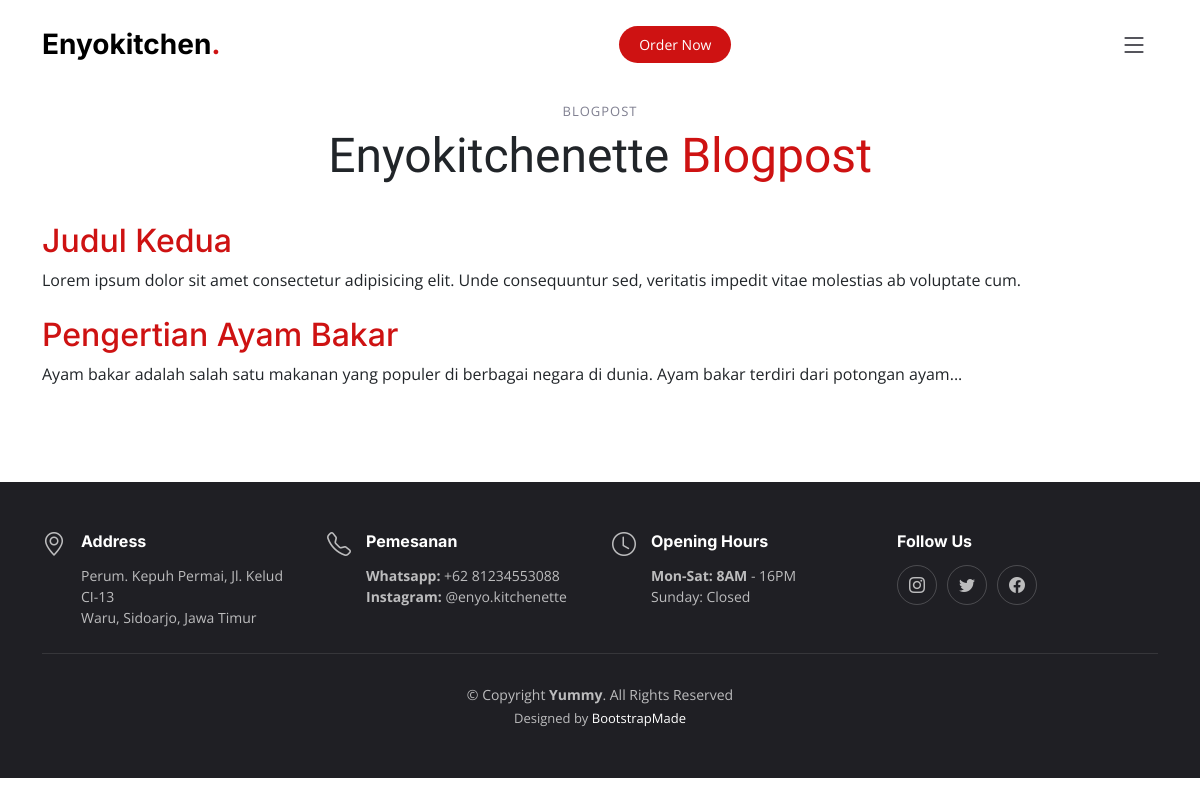
The app's page /public/blog, older data.
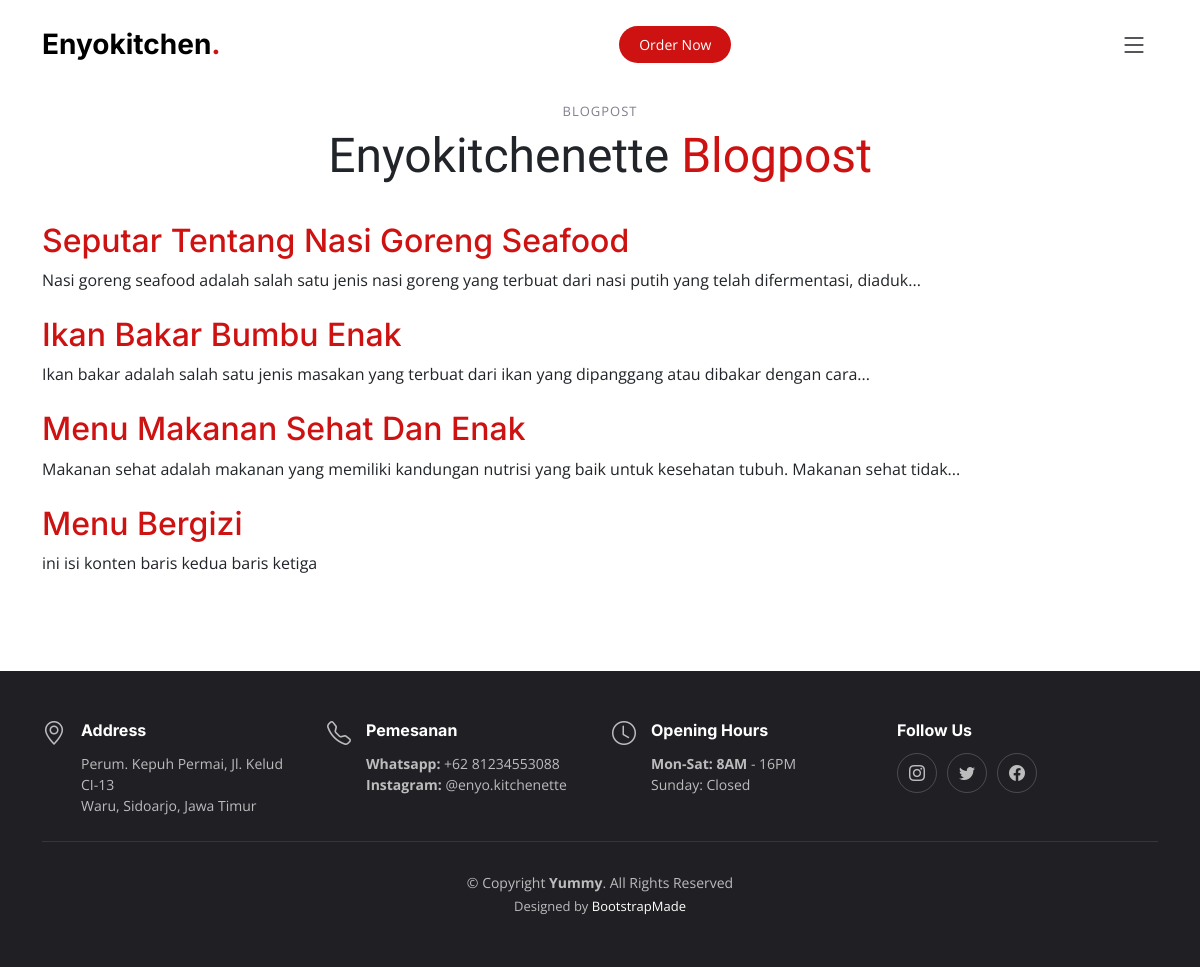
The same page, newer data.
### tables this page shows
CREATE TABLE `posts` (
  `id` int(11) NOT NULL,
  `gambar` text NOT NULL,
  `title` varchar(100) NOT NULL,
  `slug` varchar(100) NOT NULL,
  `excerpt` text NOT NULL,
  `body` text NOT NULL,
  `id_admin` int(11) NOT NULL,
  `published_at` timestamp NULL DEFAULT NULL
);

### app/core/Controller.php (called while the page is built, shortened)
<?php
class Controller
{
  public function view($view, $data = [])
  {
    require_once "../app/views/" . $view . ".php";
  }
  public function model($model)
  {
    return new $model;
  }
}

### app/controllers/Blog.php (called while the page is built, shortened)
<?php
class Blog extends Controller
{
  public function index()
  {
    $data['posts'] = $this->model('PostModel')->getAllPublishedPosts();
    $this->view('templates/header', $data);
    $this->view('blog/index', $data);
    $this->view('templates/footer');
  }
}

### app/core/App.php (called while the page is built, shortened)
<?php
class App
{
  protected $method = 'index';
  protected $params = [];
  public function __construct()
  {
    $this->controller = new $this->controller;
    call_user_func_array([$this->controller, $this->method], $this->params);
  }
}

### public/index.php (called while the page is built, shortened)
<?php
$app = new App;

### app/core/Database.php (called while the page is built, shortened)
<?php
class Database
{
  private $host = DB_HOST;
  private $user = DB_USER;
  private $pass = DB_PASS;
  private $db_name = DB_NAME;
  private $dbh;
  private $stmt;
  public function __construct()
  {
    $dsn = 'mysql:host=' . $this->host . ';dbname=' . $this->db_name;
    $option = [
      PDO::ATTR_PERSISTENT => true,
      PDO::ATTR_ERRMODE => PDO::ERRMODE_EXCEPTION
    ];
    try {
      $this->dbh = new PDO($dsn, $this->user, $this->pass, $option);
    } catch (PDOException $e) {
      die($e->getMessage());
    }
  }
  public function query($query)
  {
    $this->stmt = $this->dbh->prepare($query);
  }
  public function execute()
  {
    $this->stmt->execute();
  }
  public function resultSet()
  {
    $this->execute();
    return $this->stmt->fetchAll(PDO::FETCH_ASSOC);
  }
}

### app/models/PostModel.php (called while the page is built, shortened)
<?php
class PostModel
{
  private $db;
  public function __construct()
  {
    $this->db = new Database;
  }
  public function getAllPublishedPosts()
  {
    $query = "SELECT id, title, slug, excerpt, (SELECT first_name FROM detail_user WHERE id_detailuser = id_admin) AS admin, published_at FROM posts WHERE published_at IS NOT NULL;";
    $this->db->query($query);
    return $this->db->resultSet();
  }
}

### app/views/blog/index.php (the view)
<main id="main">
  <section id="blog" class="mt-4">
    <div class="container">
      <div class="section-header">
        <h2>Blogpost</h2>
        <p>Enyokitchenette <span>Blogpost</span></p>
      </div>
      <div class="row gy-2">
        <?php foreach ($data['posts'] as $post) : ?>
          <article>
            <h2><a href="<?= BASEURL; ?>/blog/post/<?= $post['slug']; ?>"><?= $post['title']; ?></a></h2>
            <p><?= $post['excerpt']; ?></p>
          </article>
        <?php endforeach; ?>
      </div>
    </div>
  </section>
</main>

### app/views/templates/header.php (shortened to what this page needs)
<!DOCTYPE html>
<html lang="en">
<head>
  <link href="<?= BASEURL; ?>/vendor/bootstrap/dist/css/bootstrap.min.css" rel="stylesheet" />
  <link href="<?= BASEURL; ?>/vendor/bootstrap-icons/bootstrap-icons.css" rel="stylesheet" />
  <link href="<?= BASEURL; ?>/vendor/aos/aos.css" rel="stylesheet" />
  <link href="<?= BASEURL; ?>/vendor/glightbox/css/glightbox.min.css" rel="stylesheet" />
  <link href="<?= BASEURL; ?>/vendor/swiper/swiper-bundle.min.css" rel="stylesheet" />
  <link href="<?= BASEURL; ?>/css/yummy.css" rel="stylesheet" />
</head>
<body>
  <header id="header" class="header fixed-top d-flex align-items-center">
    <div class="container d-flex align-items-center justify-content-between">
      <a href="index.html" class="logo d-flex align-items-center me-auto me-lg-0">
        <h1>Enyokitchen<span>.</span></h1>
      </a>
      <a class="btn-book-a-table" href="https://api.whatsapp.com/send/?phone=6281234553088&text=Halo+Enyo+Kitchenette+saya+mau+order&type=phone_number&app_absent=0" target="blank">Order Now</a>
      <i class="mobile-nav-toggle mobile-nav-show bi bi-list"></i>
    </div>
  </header>

### app/views/templates/footer.php (shortened to what this page needs)
<footer id="footer" class="footer">
  <div class="container">
    <div class="row gy-3">
      <div class="col-lg-3 col-md-6 d-flex">
        <i class="bi bi-geo-alt icon"></i>
        <div>
          <h4>Address</h4>
          <p>
            Perum. Kepuh Permai, Jl. Kelud CI-13 <br />
            Waru, Sidoarjo, Jawa Timur<br />
          </p>
        </div>
      </div>
      <div class="col-lg-3 col-md-6 footer-links d-flex">
        <i class="bi bi-telephone icon"></i>
        <div>
          <h4>Pemesanan</h4>
          <p>
            <strong>Whatsapp:</strong> +62 81234553088<br />
            <strong>Instagram:</strong> @enyo.kitchenette<br />
          </p>
        </div>
      </div>
      <div class="col-lg-3 col-md-6 footer-links d-flex">
        <i class="bi bi-clock icon"></i>
        <div>
          <h4>Opening Hours</h4>
          <p>
            <strong>Mon-Sat: 8AM</strong> - 16PM<br />
            Sunday: Closed
          </p>
        </div>
      </div>
      <div class="col-lg-3 col-md-6 footer-links">
        <h4>Follow Us</h4>
        <div class="social-links d-flex">
          <a href="https://www.instagram.com/enyo.kitchenette/" class="instagram"><i class="bi bi-instagram"></i></a>
          <a href="#" class="twitter"><i class="bi bi-twitter"></i></a>
          <a href="#" class="facebook"><i class="bi bi-facebook"></i></a>
        </div>
      </div>
    </div>
  </div>
  <div class="container">
    <div class="copyright">
      &copy; Copyright <strong><span>Yummy</span></strong>. All Rights Reserved
    </div>
    <div class="credits">
      Designed by <a href="https://bootstrapmade.com/">BootstrapMade</a>
    </div>
  </div>
</footer>
</body>
</html>

### public/css/yummy.css (style rules this page uses)
:root { --font-default: "Open Sans", system-ui, -apple-system, "Segoe UI", Roboto, "Helvetica Neue", Arial, "Noto Sans", "Liberation Sans", sans-serif, "Apple Color Emoji", "Segoe UI Emoji", "Segoe UI Symbol", "Noto Color Emoji"; --font-primary: "Amatic SC", sans-serif; --font-secondary: "Inter", sans-serif; }
:root { --color-default: #212529; --color-primary: #ce1212; --color-secondary: #37373f; }
:root { scroll-behavior: smooth; }
body { font-family: var(--font-default); color: var(--color-default); }
a { color: var(--color-primary); text-decoration: none; }
h1, h2, h3, h4, h5, h6 { font-family: var(--font-secondary); }
section { overflow: hidden; padding: 80px 0; }
.section-header { text-align: center; padding-bottom: 30px; }
.section-header h2 { font-size: 13px; letter-spacing: 1px; font-weight: 400; margin: 0; padding: 0; color: #7f7f90; text-transform: uppercase; font-family: var(--font-default); }
.section-header p { margin: 0; font-size: 48px; font-weight: 400; font-family: var(--font-primary); }
.section-header p span { color: var(--color-primary); }
.header { background: #fff; transition: all 0.5s; z-index: 997; height: 90px; border-bottom: 1px solid #fff; }
.header .logo h1 { font-size: 28px; font-weight: 700; color: #000; margin: 0; font-family: var(--font-secondary); }
.header .logo h1 span { color: var(--color-primary); }
.header .btn-book-a-table, .header .btn-book-a-table:focus { font-size: 14px; color: #fff; background: var(--color-primary); padding: 8px 20px; margin-left: 30px; border-radius: 50px; transition: 0.3s; }
section { scroll-margin-top: 90px; }
@media (max-width: 1279px) { .mobile-nav-show { color: var(--color-secondary); font-size: 28px; cursor: pointer; line-height: 0; transition: 0.5s; z-index: 9999; margin: 0 10px 0 20px; } }
.footer { font-size: 14px; background-color: #1f1f24; padding: 50px 0; color: rgba(255, 255, 255, 0.7); }
.footer .icon { margin-right: 15px; font-size: 24px; line-height: 0; }
.footer h4 { font-size: 16px; font-weight: bold; position: relative; padding-bottom: 5px; color: #fff; }
.footer .footer-links { margin-bottom: 30px; }
.footer .social-links a { display: flex; align-items: center; justify-content: center; width: 40px; height: 40px; border-radius: 50%; border: 1px solid rgba(255, 255, 255, 0.2); font-size: 16px; color: rgba(255, 255, 255, 0.7); margin-right: 10px; transition: 0.3s; }
.footer .copyright { text-align: center; padding-top: 30px; border-top: 1px solid rgba(255, 255, 255, 0.1); }
.footer .credits { padding-top: 4px; text-align: center; font-size: 13px; }
.footer .credits a { color: #fff; }

Row changes from the older to the newer data that the page shows:
removed posts: title "Judul Kedua", excerpt "Lorem ipsum dolor sit amet consectetur adipisicing elit. Unde consequuntur sed, veritatis impedit vitae molestias ab voluptate cum."
added posts: title "Seputar Tentang Nasi Goreng Seafood", excerpt "Nasi goreng seafood adalah salah satu jenis nasi goreng yang terbuat dari nasi putih yang telah difermentasi, diaduk..."
added posts: title "Ikan Bakar Bumbu Enak", excerpt "Ikan bakar adalah salah satu jenis masakan yang terbuat dari ikan yang dipanggang atau dibakar dengan cara..."
changed posts: title "Pengertian Ayam Bakar" → "Menu Makanan Sehat Dan Enak"; excerpt "Ayam bakar adalah salah satu makanan yang populer di berbagai negara di dunia. Ayam bakar terdiri dari potongan ayam..." → "Makanan sehat adalah makanan yang memiliki kandungan nutrisi yang baik untuk kesehatan tubuh. Makanan sehat tidak..."
added posts: title "Menu Bergizi", excerpt "ini isi konten baris kedua baris ketiga"
